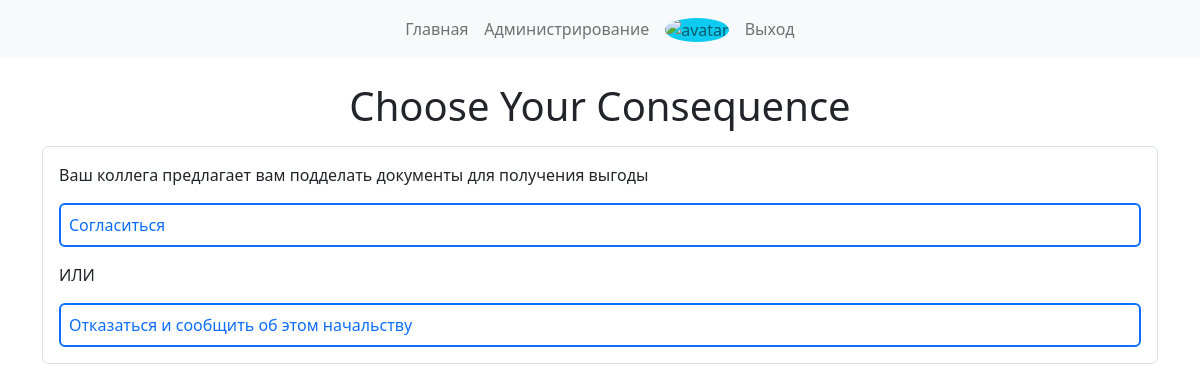
/4 (signed in), run on the app's committed database.
### data/questions.py (models this page shows)
class Question(SqlAlchemyBase, SerializerMixin):
    __tablename__ = "questions"
    id = sqlalchemy.Column(
        sqlalchemy.Integer, primary_key=True, autoincrement=True
    )
    text = sqlalchemy.Column(sqlalchemy.String, nullable=False)
    choice_1 = sqlalchemy.Column(sqlalchemy.String, nullable=False)
    choice_2 = sqlalchemy.Column(sqlalchemy.String, nullable=False)
    created_date = sqlalchemy.Column(
        sqlalchemy.DateTime, default=datetime.datetime.now
    )
    comments = orm.relationship(
        "Comment", back_populates="question", cascade="all, delete"
    )
    answers = orm.relationship(
        "Answer", back_populates="question", cascade="all, delete"
    )

### server.py (the view)
@app.route("/<int:id>")
def get_question(id):
    db_sess = db_session.create_session()
    question = db_sess.query(Question).get(id)
    return render_template(
        "index.html", title=f"Вопрос #{id}", question=question
    )

### data/db_session.py (called while the page is built)
def create_session() -> Session:
    global __factory
    return __factory()

### server.py (called while the page is built)
@login_manager.user_loader
def load_user(user_id):
    db_sess = db_session.create_session()
    return db_sess.query(User).get(user_id)

### templates/index.html
{% extends "base.html" %} {% block main %}
<h1 class="text-center">Choose Your Consequence</h1>
{% if question %}
<div class="border rounded p-3 mt-3">
  <p class="fw-medium">{{question.text}}</p>
  <a
    class="text-decoration-none d-block border border-2 rounded p-2 border-primary"
    href="/{{question.id}}/1/res"
    >{{question.choice_1}}</a
  >
  <p class="my-3">ИЛИ</p>
  <a
    class="text-decoration-none d-block border border-2 rounded p-2 border-primary"
    href="/{{question.id}}/2/res"
    >{{question.choice_2}}</a
  >
</div>
{% else %}
<div class="alert alert-warning mt-3" role="alert">Вы ответили на все доступные вопросы, не отчаивайтесь, скоро база вопросов пополнится!</div>
{% endif %}
{% endblock %}

### data on the page
Question: text "Ваш коллега предлагает вам подделать документы для получения выгоды", choice_1 "Согласиться", choice_2 "Отказаться и сообщить об этом начальству"
